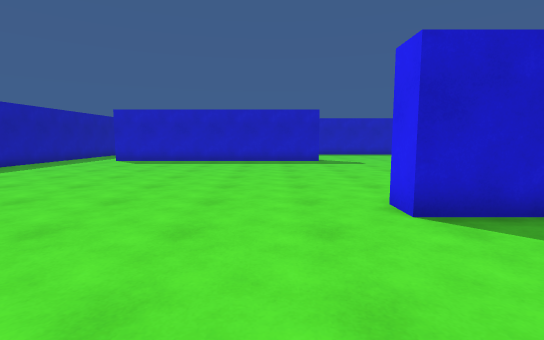
View 1 (above)

24 first-person views from a walk through a Unity game level. The camera is 1.3 m above the floor, tilts 6° down and sees 85° across. The floor is counted in squares, 1 m on a side. Each view is taken from the middle of a square. On the plan, view 1 faces up. The plan holds only what a view shows up to about 14 squares ahead; the rest is blank. The player is left out.

View 2
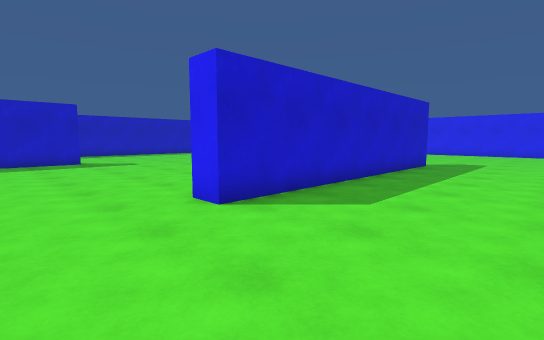

View 3
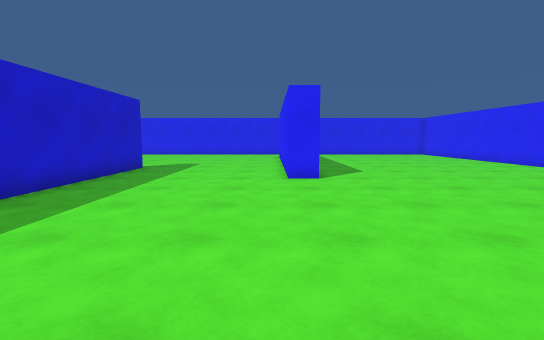

View 4
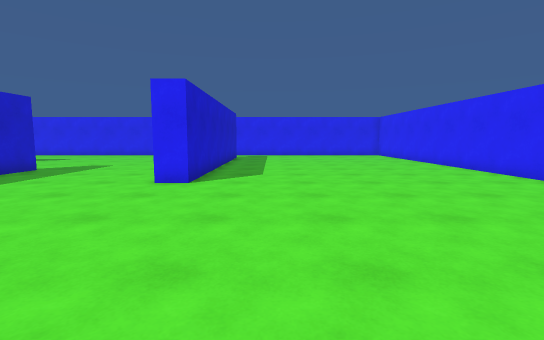

View 5
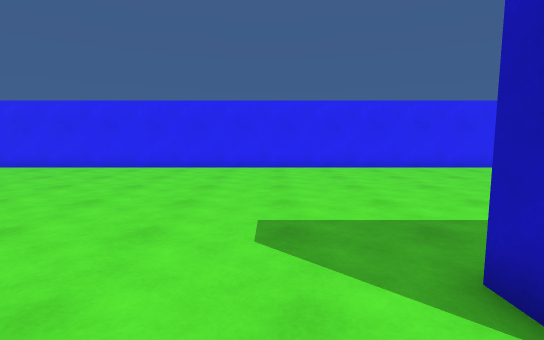

View 6
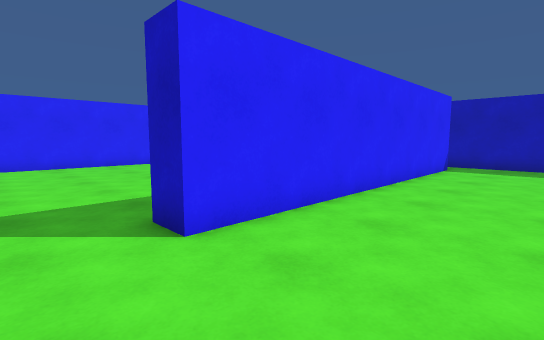

View 7
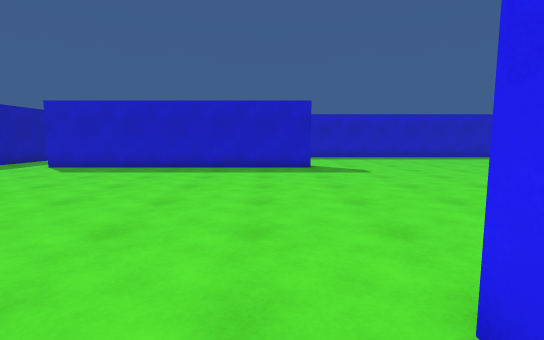

View 8
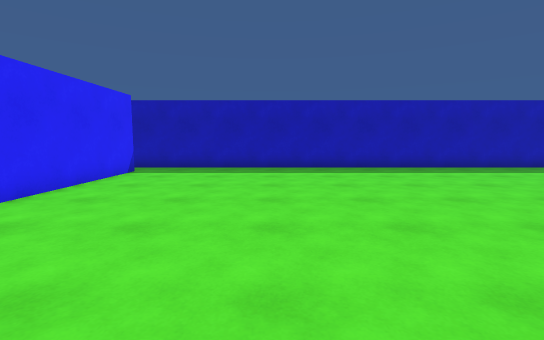

View 9
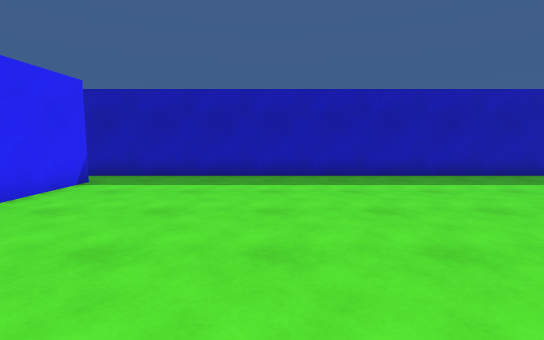

View 10
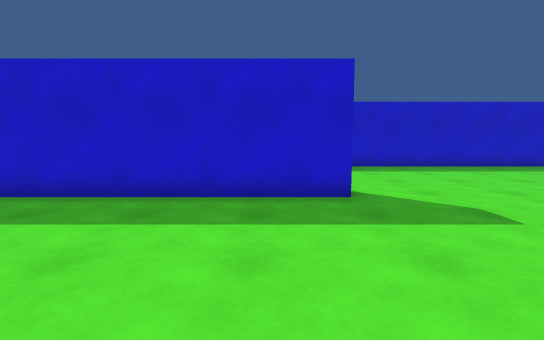

View 11
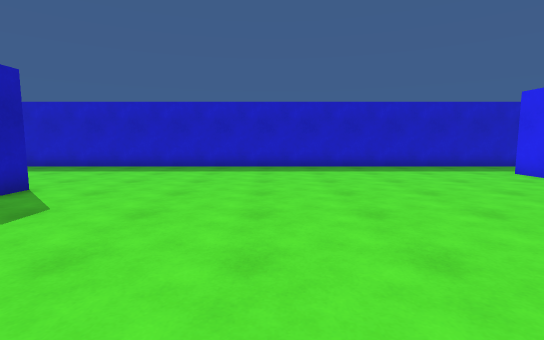

View 12
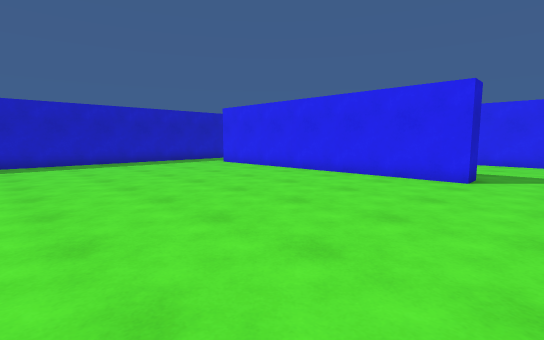

View 13
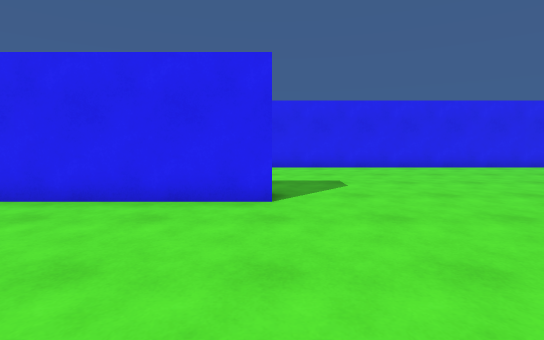

View 14
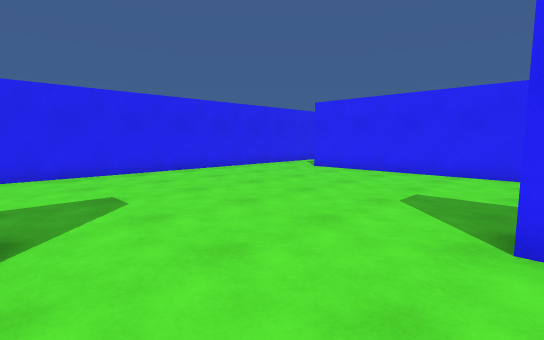

View 15
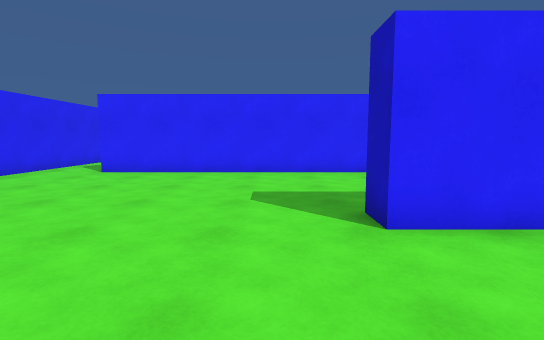

View 16
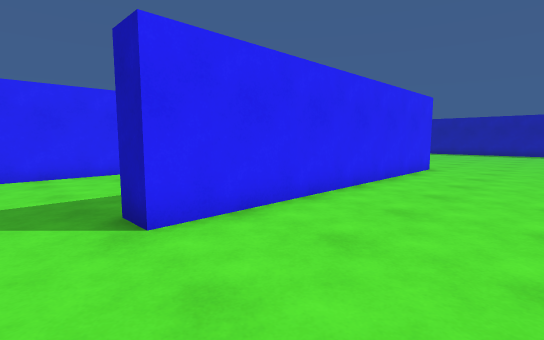

View 17
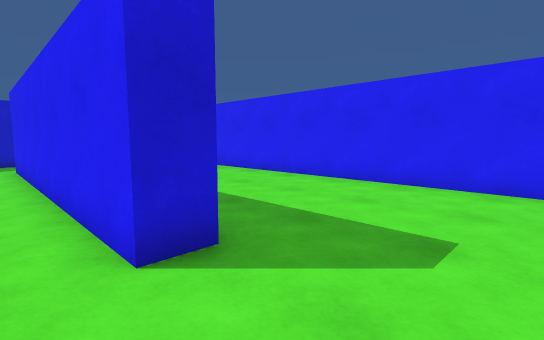

View 18
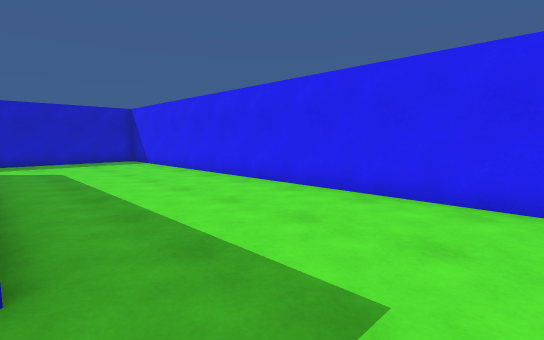

View 19
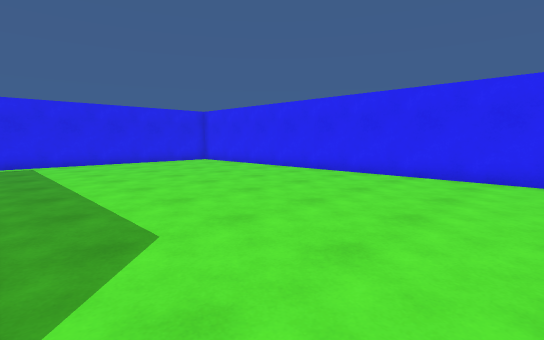

View 20
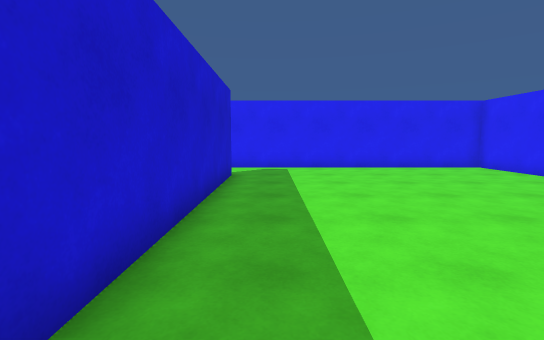

View 21
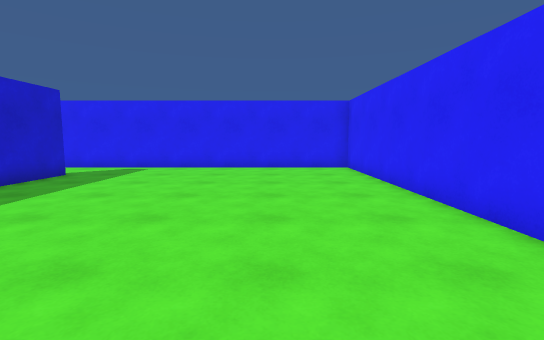

View 22
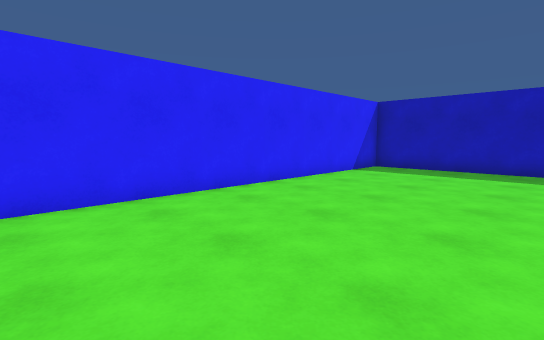

View 23
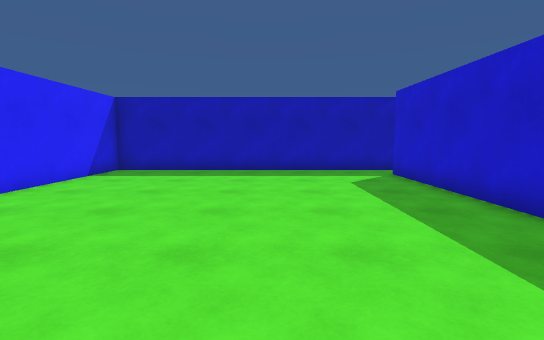

View 24
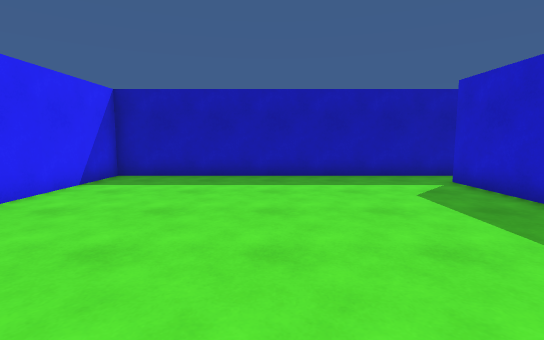

### Floor plan
Points are (right, up) in squares from view 1. A wall is a line through its corners. A room is listed if a view was taken in it or the views show most of it. See-through windows are left out.
Room 1 (views 1, 2, 3, 4, 5, 6, 7, 8, 9, 10, 11, 12, 13, 14, 15, 16, 17, 18, 19, 20, 21, 22, 23, 24)
walls: (2.4, 4.8) (2.4, 5.8) (14.3, 5.8) (14.3, 4.8) (2.4, 4.8); (-4.8, -2.5) (-11, -2.5); (19.1, 10) (18.1, 10) (18.1, 22); (2.8, 18.6) (2.8, 17.5) (-9.2, 17.5); (-11, -1.5) (1.1, -1.5) (1.1, -2.6); (22.8, -2.5) (10.7, -2.5) (10.7, -1.5) (22.8, -1.5); (-12.4, 16.4) (-12.4, -13.5) (25.5, -13.5) (25.5, 20.4); (21, 24.9) (-2.6, 24.9)

Where each view was taken, in squares from view 1:
view 1: 0 up, 0 right, facing up
view 2: 0 up, 1 left, facing up-right
view 3: 1 down, 1 right, facing right
view 4: 5 down, 2 right, facing right
view 5: 0 up, 3 right, facing down
view 6: 2 up, 3 right, facing down-left
view 7: 4 up, 1 right, facing up
view 8: 4 up, 1 right, facing left
view 9: 4 up, 2 left, facing left
view 10: 11 up, 1 right, facing up
view 11: 11 up, 9 right, facing up
view 12: 8 up, 8 right, facing up-right
view 13: 10 up, 12 right, facing right
view 14: 10 up, 14 right, facing down-right
view 15: 10 up, 16 right, facing down
view 16: 10 up, 16 right, facing down-left
view 17: 7 up, 17 right, facing up-right
view 18: 7 up, 19 right, facing up-right
view 19: 3 down, 9 right, facing down-right
view 20: 4 down, 12 right, facing right
view 21: 10 down, 12 right, facing right
view 22: 7 down, 1 right, facing down-left
view 23: 7 down, 0 right, facing left
view 24: 8 down, 2 left, facing left
